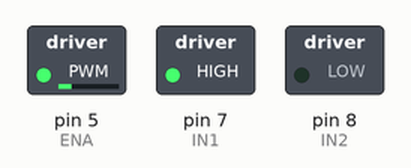
Recording of a sketch running on a simulated Arduino Uno, built with avr-gcc and run on an emulated ATmega328P. On the bench: switched loads named in the sketch (green lamp = pin HIGH).

Above: at 0.05 s.
At 2.75 s:
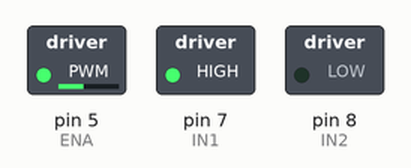
At 5.5 s:
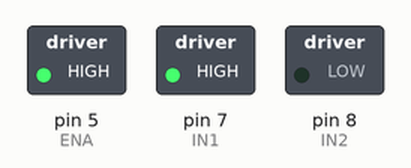
At 11.0 s:
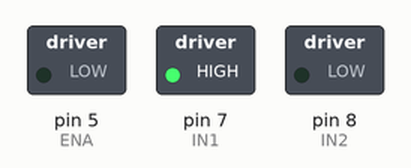
Timing chart, 0 to 12.7 s (numbered marks = the images above):
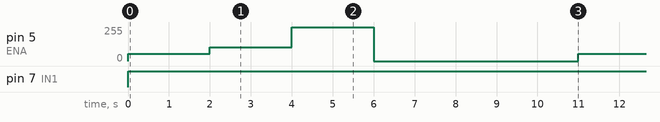

The sketch:

5_L298.ino
```cpp
int ENA = 5;
int IN1 = 7;
int IN2 = 8;

void setup(){
  pinMode(ENA, OUTPUT);
  pinMode(IN1, OUTPUT);
  pinMode(IN2, OUTPUT);
}

void loop(){
  //Preparamos la salida para que el motor gire en un sentido
  digitalWrite (IN1, HIGH);
  digitalWrite (IN2, LOW);

  // Aplicamos PWM al pin ENA, haciendo girar el motor, cada 2 seg aumenta la velocidad
  analogWrite(ENA,55);
  delay(2000);
  analogWrite(ENA,105);
  delay(2000);
  analogWrite(ENA,255);
  delay(2000);

  // Apagamos el motor y esperamos 5 seg
  analogWrite(ENA,0);
  delay(5000);
}
```

Measured:
- by itself, pin 5 (ENA): repeats every 11.0 s: 105/255 2.0 s, 255/255 2.0 s, 0/255 5.0 s, 55/255 2.0 s
- by itself, pin 7 (IN1): LOW → HIGH at 0.00 s
